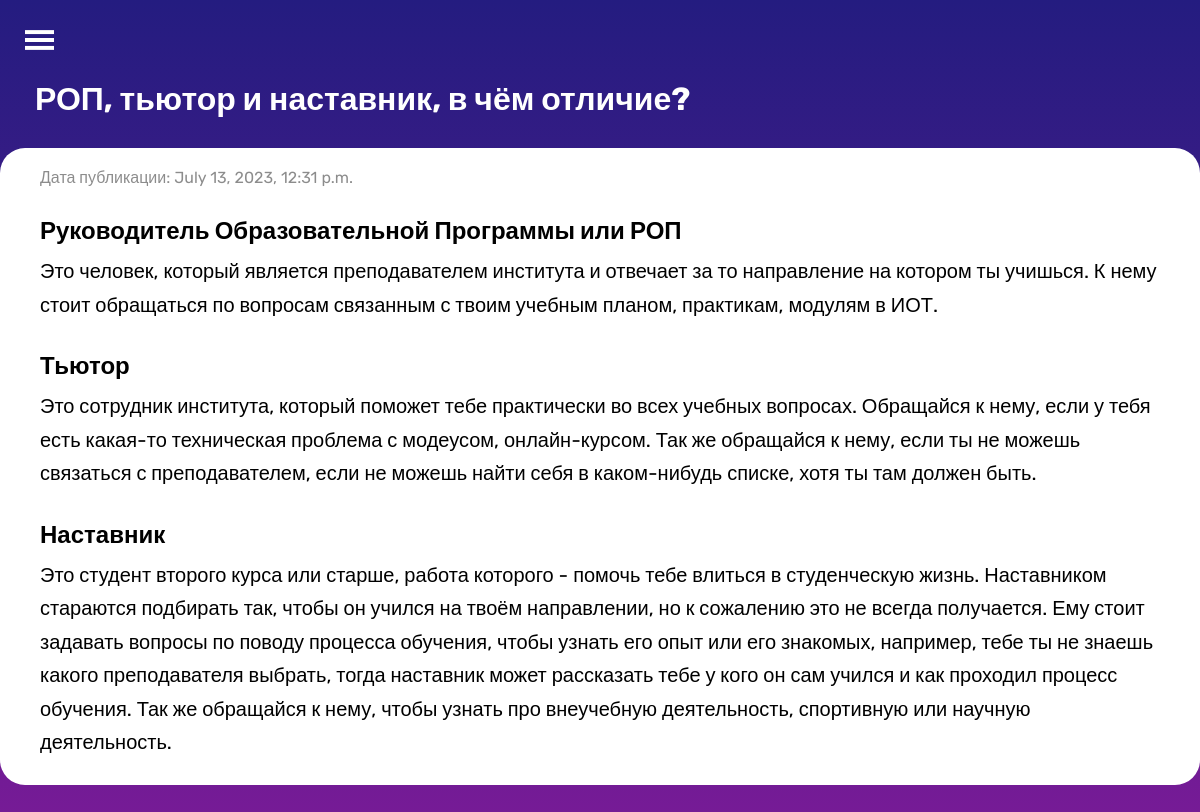
The app's page /article/4/ with its own data.
### RTFwebsiteApp/models.py (models this page shows, shortened)
class Article(models.Model):
    title = models.CharField(max_length=200)
    content = models.TextField()
    publication_date = models.DateTimeField(auto_now_add=True)

### RTFwebsiteApp/views.py (the view)
# urls.py: path('article/<int:pk>/', views.article_detail, name='article_detail'),
def article_detail(request, pk):
    article = get_object_or_404(Article, pk=pk)
    return render(request, 'article_detail.html', {'article': article})

### RTFwebsiteApp/templates/article_detail.html (shortened to what this page needs)
{% extends 'base.html' %}
{% load static %}
{% block head %}<link rel="stylesheet" href="{% static 'styles/main_page.css' %}">{% endblock head %}
{% block main %}
    <main class="main">
        <div class="main__header">
            <h1>{{ article.title }}</h1>
        </div>
        <div class="main__article-text">
            <span class="main__publish-date">Дата публикации: {{ article.publication_date }}</span>
            <p>{{ article.content|safe }}</p>
        </div>
    </main>
{% endblock main %}

### RTFwebsiteApp/static/styles/style.css (style rules this page uses)
* { margin: 0; padding: 0; }
body { font-family: 'Inter', sans-serif; font-family: 'Open Sans', sans-serif; font-family: 'Rubik', sans-serif; color: #FFFFFF; background: linear-gradient(#241C80, #761B96) no-repeat; background-attachment: fixed; }
html, body { height: 100%; }
.main__article-text { max-width: 1200px; margin: 30px auto; background-color: #FFFFFF; border-radius: 25px; color: #000; padding: 20px 40px; }
.main__header { margin-top: 30px; margin-left: 35px; }
.main__block h3, .main__article-text h3 { font-size: 24px; font-style: normal; font-weight: 700; line-height: normal; }
.main__article-text h3 { margin-top: 30px; margin-bottom: 10px; }
.main__block p, .main__block ul, .main__article-text p { font-size: 20px; font-style: normal; font-weight: 400; line-height: 33.5px; }
.main__publish-date { font-size: 16px; font-style: normal; font-weight: 400; }
.main__article-text p { margin-top: 5px; }
.tip, .main__publish-date { color: rgba(0, 0, 0, 0.45); }

### records on screen
Article: title "РОП, тьютор и наставник, в чём отличие?", publication_date "July 13, 2023, 12:31 p.m.", content "Руководитель Образовательной Программы или РОП Это человек, который является преподавателем института и отвечает за то направление на котором ты учишься. К нему стоит обращаться по вопросам связанным с твоим учебным планом, практикам, модулям в ИОТ. Тьютор Это сотрудник института, который поможет тебе практически во всех учебных вопросах. Обращайся к нему, если у тебя есть какая-то техническая проблема с модеусом, онлайн-курсом. Так же обращайся к нему, если ты не можешь связаться с преподавателем, если не можешь найти себя в каком-нибудь списке, хотя ты там должен быть. Наставник Это студент второго курса или старше, работа которого - помочь тебе влиться в студенческую жизнь. Наставником…"
